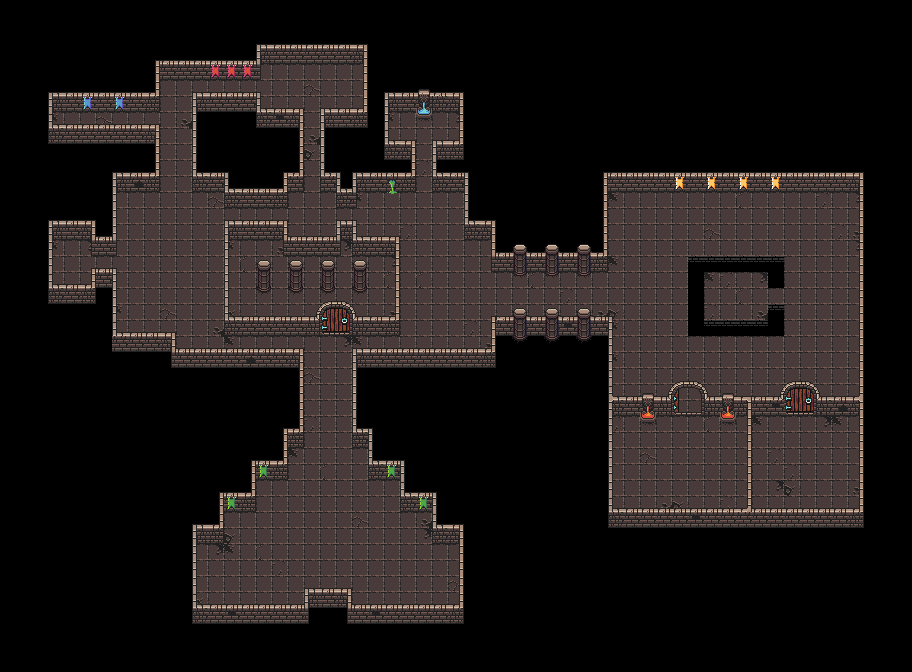

This is a level from a 2D game, rendered from its Tiled map with the project's own tilesets. A one-line summary and the map file follow, with tile-layer data summarised:
An orthogonal 57x42 tile map with 16x16 px tiles, 4 tile layers (Floor, Walls, WallTopings, Columns), 1 hidden layer not drawn, 2 tilesets and 138 objects (107x Wall, StartingPoint).

<map version="1.2" tiledversion="1.3.4" orientation="orthogonal" renderorder="right-down" width="57" height="42" tilewidth="16" tileheight="16" infinite="0" nextlayerid="18" nextobjectid="120">
 <editorsettings>
  <chunksize width="32" height="32" />
  <export target="map.json" format="json" />
 </editorsettings>
 <tileset firstgid="1" name="0x72_DungeonTilesetII_v1.3" tilewidth="16" tileheight="16" tilecount="1024" columns="32">
  <image source="0x72_DungeonTilesetII_v1.3.png" width="512" height="512" />
  <tile id="1">
   <objectgroup draworder="index" id="2">
    <object id="1" x="0" y="12" width="16" height="4" />
   </objectgroup>
  </tile>
  <tile id="2">
   <objectgroup draworder="index" id="2">
    <object id="1" x="0" y="12" width="16" height="4" />
   </objectgroup>
  </tile>
  <tile id="3">
   <objectgroup draworder="index" id="2">
    <object id="1" x="0" y="12" width="16" height="4" />
   </objectgroup>
  </tile>
  <tile id="4">
   <objectgroup draworder="index" id="2">
    <object id="1" x="0" y="8" width="16" height="8" />
   </objectgroup>
  </tile>
  <tile id="5">
   <objectgroup draworder="index" id="2">
    <object id="1" x="0" y="8" width="16" height="8" />
   </objectgroup>
  </tile>
  <tile id="6">
   <objectgroup draworder="index" id="2">
    <object id="1" x="0" y="8" width="16" height="8" />
   </objectgroup>
  </tile>
  <tile id="33" type="Wall">
   <objectgroup draworder="index" id="2">
    <object id="1" x="0" y="0" width="16" height="16" />
   </objectgroup>
  </tile>
  <tile id="34" type="Wall">
   <objectgroup draworder="index" id="4">
    <object id="3" x="0" y="0" width="16" height="16" />
   </objectgroup>
  </tile>
  <tile id="35" type="Wall">
   <objectgroup draworder="index" id="2">
    <object id="1" x="0" y="0" width="16" height="16" />
   </objectgroup>
  </tile>
  <tile id="36">
   <objectgroup draworder="index" id="2">
    <object id="1" x="0" y="0" width="16" height="16" />
   </objectgroup>
  </tile>
  <tile id="37">
   <objectgroup draworder="index" id="2">
    <object id="1" x="0" y="0" width="16" height="16" />
   </objectgroup>
  </tile>
  <tile id="38">
   <objectgroup draworder="index" id="2">
    <object id="1" x="0" y="0" width="16" height="16" />
   </objectgroup>
  </tile>
  <tile id="65" type="Wall">
   <objectgroup draworder="index" id="2">
    <object id="1" x="0" y="0" width="16" height="16">
     <properties>
      <property name="collides" type="bool" value="true" />
     </properties>
    </object>
   </objectgroup>
  </tile>
  <tile id="66" type="Wall">
   <objectgroup draworder="index" id="2">
    <object id="1" x="0" y="0" width="16" height="16" />
   </objectgroup>
  </tile>
  <tile id="67" type="Wall">
   <objectgroup draworder="index" id="2">
    <object id="1" x="0" y="0" width="16" height="16" />
   </objectgroup>
  </tile>
  <tile id="97" type="Wall">
   <objectgroup draworder="index" id="2">
    <object id="1" x="0" y="0" width="16" height="16" />
   </objectgroup>
  </tile>
  <tile id="98" type="Wall">
   <objectgroup draworder="index" id="2">
    <object id="1" x="0" y="0" width="16" height="16" />
   </objectgroup>
  </tile>
  <tile id="99" type="Wall">
   <objectgroup draworder="index" id="2">
    <object id="1" x="0" y="0" width="16" height="16" />
   </objectgroup>
  </tile>
  <tile id="100">
   <objectgroup draworder="index" id="2">
    <object id="1" x="0" y="0" width="16" height="16" />
   </objectgroup>
  </tile>
  <tile id="101">
   <objectgroup draworder="index" id="2">
    <object id="1" x="0" y="0" width="16" height="16" />
   </objectgroup>
  </tile>
  <tile id="102">
   <objectgroup draworder="index" id="2">
    <object id="1" x="0" y="0" width="16" height="16" />
   </objectgroup>
  </tile>
  <tile id="164">
   <objectgroup draworder="index" id="2">
    <object id="1" x="0" y="0" width="16" height="16" />
   </objectgroup>
  </tile>
  <tile id="165">
   <objectgroup draworder="index" id="2">
    <object id="1" x="0" y="4" width="16" height="12" />
   </objectgroup>
  </tile>
  <tile id="166">
   <objectgroup draworder="index" id="2">
    <object id="1" x="0" y="4" width="16" height="12" />
   </objectgroup>
  </tile>
  <tile id="197">
   <objectgroup draworder="index" id="2">
    <object id="1" x="0" y="0" width="16" height="16" />
   </objectgroup>
  </tile>
  <tile id="198">
   <objectgroup draworder="index" id="2">
    <object id="1" x="0" y="0" width="16" height="16" />
   </objectgroup>
  </tile>
  <tile id="256">
   <objectgroup draworder="index" id="2">
    <object id="1" x="12" y="0" width="4" height="16" />
   </objectgroup>
  </tile>
  <tile id="257">
   <objectgroup draworder="index" id="3">
    <object id="2" x="0" y="0" width="4" height="16" />
   </objectgroup>
  </tile>
  <tile id="258">
   <objectgroup draworder="index" id="2">
    <object id="1" x="0" y="0" width="16" height="16" />
   </objectgroup>
  </tile>
  <tile id="259">
   <objectgroup draworder="index" id="2">
    <object id="1" x="0" y="0" width="16" height="16" />
   </objectgroup>
  </tile>
 </tileset>
 <tileset firstgid="1025" name="red_square" tilewidth="4" tileheight="4" tilecount="1" columns="1">
  <image source="red_square.png" width="4" height="4" />
 </tileset>
 <layer id="4" name="Floor" width="57" height="42" locked="1">
  <data>[2394 cells, 760 non-empty, 12 distinct tile ids]</data>
 </layer>
 <layer id="6" name="Walls" width="57" height="42" locked="1">
  <data>[2394 cells, 420 non-empty, 40 distinct tile ids]</data>
 </layer>
 <layer id="16" name="WallTopings" width="57" height="42" locked="1">
  <data>[2394 cells, 141 non-empty, 24 distinct tile ids]</data>
 </layer>
 <layer id="8" name="Columns" width="57" height="42" locked="1">
  <data>[2394 cells, 8 non-empty, 2 distinct tile ids]</data>
 </layer>
 <imagelayer id="3" name="Image Layer 1" visible="0" locked="1" opacity="0.7">
  <image source="example_halfed.png" />
 </imagelayer>
 <objectgroup id="11" name="Player" visible="0" locked="1" offsetx="376" offsety="-80">
  <object id="4" name="StartingPoint" type="StartingPoint" x="-56" y="656">
   <point />
  </object>
 </objectgroup>
 <objectgroup id="14" name="Obstacles" offsetx="268" offsety="36">
  <object id="8" name="Wall" gid="1025" x="-76" y="584" width="4" height="80" />
  <object id="10" name="Wall" gid="1025" x="192" y="584" width="4" height="80" />
  <object id="11" name="Wall" gid="1025" x="-76" y="588" width="116" height="4" />
  <object id="12" name="Wall" gid="1025" x="80" y="588" width="116" height="4" />
  <object id="13" name="Wall" gid="1025" x="80" y="584" width="4" height="16" />
  <object id="14" name="Wall" gid="1025" x="36" y="584" width="4" height="12" />
  <object id="15" name="Wall" gid="1025" x="36" y="572" width="48" height="4" />
  <object id="16" name="Wall" gid="1025" x="164" y="508" width="32" height="4" />
  <object id="17" name="Wall" gid="1025" x="164" y="508" width="4" height="36" />
  <object id="18" name="Wall" gid="1025" x="132" y="476" width="4" height="36" />
  <object id="19" name="Wall" gid="1025" x="132" y="476" width="36" height="4" />
  <object id="22" name="Wall" gid="1073742849" x="-44" y="504" width="32" height="4" rotation="180" />
  <object id="23" name="Wall" gid="1073742849" x="-44" y="472" width="4" height="36" rotation="180" />
  <object id="24" name="Wall" gid="1073742849" x="-12" y="472" width="36" height="4" rotation="180" />
  <object id="25" name="Wall" gid="1073742849" x="-12" y="440" width="4" height="36" rotation="180" />
  <object id="26" name="Wall" gid="1073742849" x="20" y="440" width="36" height="4" rotation="180" />
  <object id="27" name="Wall" gid="1073742849" x="20" y="408" width="4" height="36" rotation="180" />
  <object id="28" name="Wall" gid="1073742849" x="36" y="408" width="20" height="4" rotation="180" />
  </objectgroup>
</map>
<!-- 89 of 138 objects omitted -->
